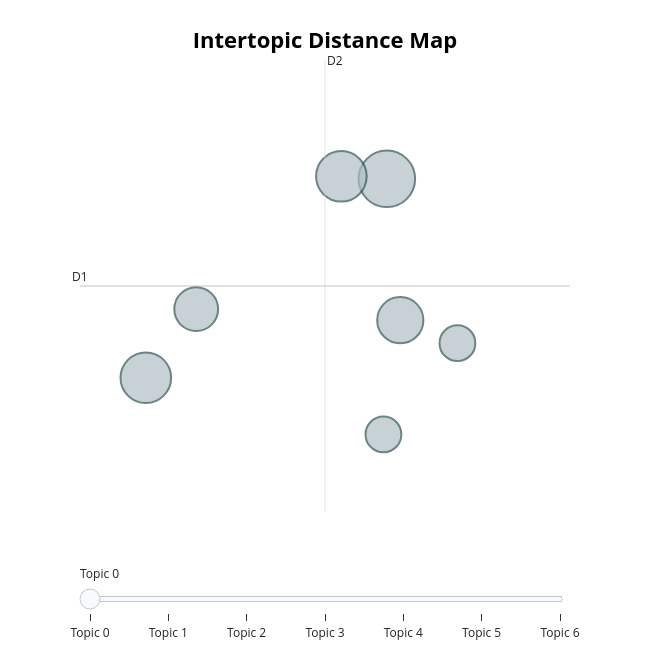

Write notebook code for a chart like this one.
### Markdown cell above
### Visualize the topics

### Code cell
topic_model.visualize_topics()

### Figure 1 — Plotly figure (JSON) as saved in the notebook; plotly's stock layout.template omitted (floating-point values rounded to 4 significant figures)
{"data": [{"customdata": [[0, "and | to | the | of | human", 15], [1, "the | industry | and | of | in", 12], [2, "and | of | speech | the | to", 12], [3, "and | of | the | ai | in", 10], [4, "ai | human | the | and | to", 9], [5, "the | of | explainability | to | explanations", 6], [6, "deep | learning | the | in | and", 6]], "hovertemplate": "<b>Topic %{customdata[0]}</b><br>%{customdata[1]}<br>Size: %{customdata[2]}", "legendgroup": "", "marker": {"color": "#B0BEC5", "size": [15, 12, 12, 10, 9, 6, 6], "sizemode": "area", "sizeref": 0.009375, "symbol": "circle", "line": {"color": "DarkSlateGrey", "width": 2}}, "mode": "markers", "name": "", "orientation": "v", "showlegend": false, "x": [7.068, 4.562, 6.595, 7.207, 5.086, 7.032, 7.801], "xaxis": "x", "y": [4.919, 3.653, 4.935, 4.019, 4.09, 3.292, 3.873], "yaxis": "y", "type": "scatter"}], "layout": {"xaxis": {"anchor": "y", "domain": [0.0, 1.0], "title": {"text": ""}, "visible": false, "range": [3.878, 8.972]}, "yaxis": {"anchor": "x", "domain": [0.0, 1.0], "title": {"text": ""}, "visible": false, "range": [2.798, 5.675]}, "legend": {"tracegroupgap": 0, "itemsizing": "constant"}, "margin": {"t": 60}, "title": {"font": {"size": 22, "color": "Black"}, "text": "<b>Intertopic Distance Map</b>", "y": 0.95, "x": 0.5, "xanchor": "center", "yanchor": "top"}, "hoverlabel": {"font": {"size": 16, "family": "Rockwell"}, "bgcolor": "white"}, "width": 650, "height": 650, "sliders": [{"active": 0, "pad": {"t": 50}, "steps": [{"args": [{"marker.color": [["red", "#B0BEC5", "#B0BEC5", "#B0BEC5", "#B0BEC5", "#B0BEC5", "#B0BEC5"]]}], "label": "Topic 0", "method": "update"}, {"args": [{"marker.color": [["#B0BEC5", "red", "#B0BEC5", "#B0BEC5", "#B0BEC5", "#B0BEC5", "#B0BEC5"]]}], "label": "Topic 1", "method": "update"}, {"args": [{"marker.color": [["#B0BEC5", "#B0BEC5", "red", "#B0BEC5", "#B0BEC5", "#B0BEC5", "#B0BEC5"]]}], "label": "Topic 2", "method": "update"}, {"args": [{"marker.color": [["#B0BEC5", "#B0BEC5", "#B0BEC5", "red", "#B0BEC5", "#B0BEC5", "#B0BEC5"]]}], "label": "Topic 3", "method": "update"}, {"args": [{"marker.color": [["#B0BEC5", "#B0BEC5", "#B0BEC5", "#B0BEC5", "red", "#B0BEC5", "#B0BEC5"]]}], "label": "Topic 4", "method": "update"}, {"args": [{"marker.color": [["#B0BEC5", "#B0BEC5", "#B0BEC5", "#B0BEC5", "#B0BEC5", "red", "#B0BEC5"]]}], "label": "Topic 5", "method": "update"}, {"args": [{"marker.color": [["#B0BEC5", "#B0BEC5", "#B0BEC5", "#B0BEC5", "#B0BEC5", "#B0BEC5", "red"]]}], "label": "Topic 6", "method": "update"}]}], "shapes": [{"line": {"color": "#CFD8DC", "width": 2}, "type": "line", "x0": 6.425, "x1": 6.425, "y0": 2.798, "y1": 5.675}, {"line": {"color": "#9E9E9E", "width": 2}, "type": "line", "x0": 3.878, "x1": 8.972, "y0": 4.237, "y1": 4.237}], "annotations": [{"showarrow": false, "text": "D1", "x": 3.878, "y": 4.237, "yshift": 10}, {"showarrow": false, "text": "D2", "x": 6.425, "xshift": 10, "y": 5.675}]}}
